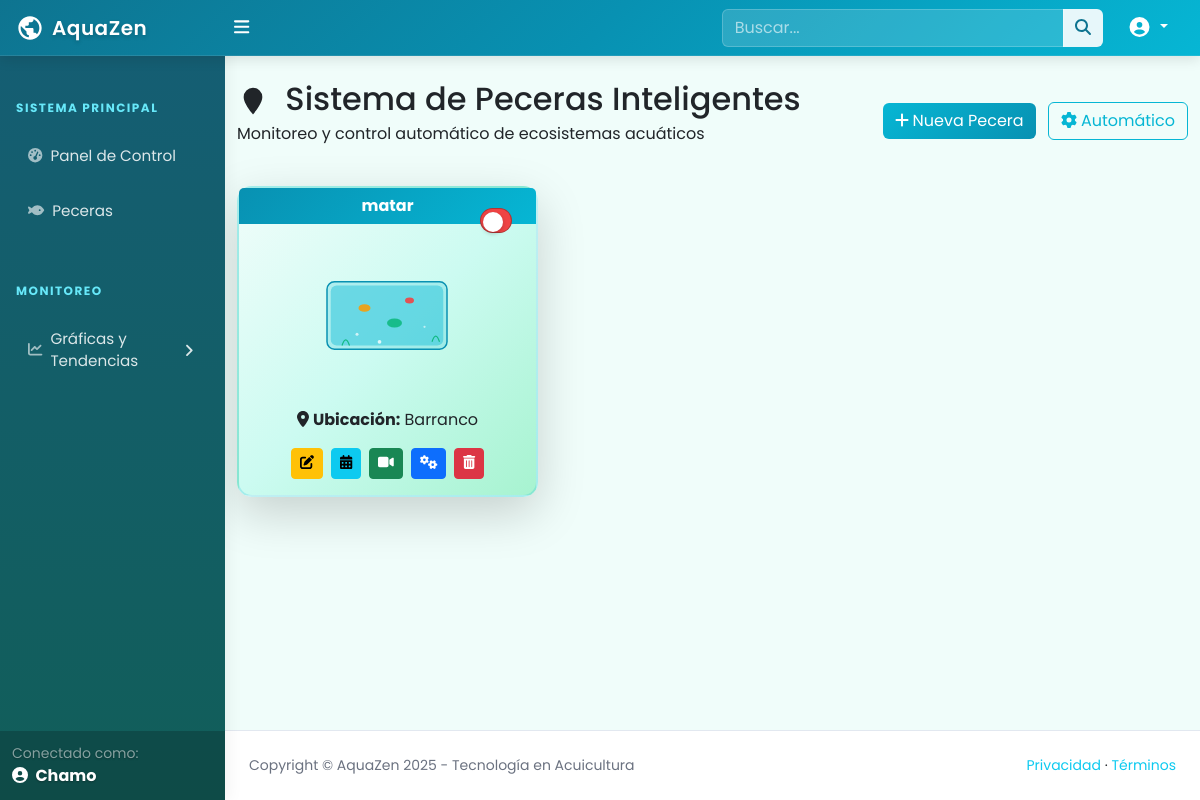
The page /aspersores/ (signed in) on the database its author committed.
### tables this page shows
CREATE TABLE usuarios (
                id_usuario INTEGER PRIMARY KEY AUTOINCREMENT,
                nombre VARCHAR(100) NOT NULL,
                correo VARCHAR(150) UNIQUE NOT NULL,
                contrasena VARCHAR(255) NOT NULL,
                tipo_usuario TEXT CHECK(tipo_usuario IN ('admin', 'usuario')) NOT NULL DEFAULT 'usuario',
                fecha_creacion TIMESTAMP DEFAULT CURRENT_TIMESTAMP
            );

CREATE TABLE aspersores (
                id_aspersor INTEGER PRIMARY KEY AUTOINCREMENT,
                id_usuario INTEGER NOT NULL,
                nombre VARCHAR(100) NOT NULL,
                ubicacion VARCHAR(255),
                estado TEXT CHECK(estado IN ('activo', 'inactivo')) NOT NULL DEFAULT 'inactivo',
                fecha_creacion TIMESTAMP DEFAULT CURRENT_TIMESTAMP, camera_url VARCHAR(255),
                FOREIGN KEY (id_usuario) REFERENCES usuarios(id_usuario) ON DELETE CASCADE
            );

### app.py (the view)
@app.route('/aspersores/', defaults={'id_usuario': None}, methods=['GET'])
@app.route('/aspersores/<int:id_usuario>', methods=['GET'])
def aspersores(id_usuario):
    if 'id_usuario' not in session:
        return redirect(url_for('login'))
    tipo_usuario = session['tipo_usuario']
    usuario_actual = session['id_usuario']
    print(f"DEBUG - Accediendo a aspersores. Usuario: {usuario_actual}, Tipo: {tipo_usuario}, ID solicitado: {id_usuario}")
    if id_usuario is None:
        if tipo_usuario == 'admin':
            id_usuario = 'all'  # Marcador para mostrar todos
        else:
            id_usuario = usuario_actual  # Usuario normal solo ve los suyos
    elif tipo_usuario != 'admin' and id_usuario != usuario_actual:
        flash('No tienes permiso para ver estos aspersores.', 'error')
        return redirect(url_for('aspersores'))
    connection = get_db_connection()
    if not connection:
        flash('Error al conectar con la base de datos.', 'error')
        return redirect(url_for('aspersores'))
    try:
        cursor = connection.cursor()
        if id_usuario == 'all':
            print("DEBUG - Admin viendo TODOS los aspersores")
            cursor.execute("""
                SELECT a.id_aspersor, a.nombre, a.ubicacion, a.estado, a.id_usuario, a.camera_url, u.nombre as nombre_usuario
                FROM aspersores a
                LEFT JOIN usuarios u ON a.id_usuario = u.id_usuario
                ORDER BY a.id_usuario, a.id_aspersor
            """)
            aspersores = cursor.fetchall()
            mostrar_todos = True
        else:
            print(f"DEBUG - Mostrando aspersores del usuario {id_usuario}")
            cursor.execute("""
                SELECT a.id_aspersor, a.nombre, a.ubicacion, a.estado, a.id_usuario, a.camera_url, u.nombre as nombre_usuario
                FROM aspersores a
                LEFT JOIN usuarios u ON a.id_usuario = u.id_usuario
                WHERE a.id_usuario = ?
                ORDER BY a.id_aspersor
            """, (id_usuario,))
            aspersores = cursor.fetchall()
            mostrar_todos = False
        cursor.close()
        connection.close()
        print(f"DEBUG - Se encontraron {len(aspersores)} aspersores")
        id_usuario_visto = None if mostrar_todos else id_usuario
        return render_template('sprinklers.html',
                       aspersores=aspersores,
                       nombre_usuario=session['nombre_usuario'],
                       tipo_usuario=tipo_usuario,
                       mostrar_todos=mostrar_todos,
                       id_usuario_visto=id_usuario_visto)
    except Exception as e:
        print(f"Error al obtener aspersores: {e}")
        flash('Error al obtener los aspersores.', 'error')
        return redirect(url_for('aspersores'))

### app.py (called while the page is built)
@app.context_processor
def inject_user_context():
    return {
        'tipo_usuario': session.get('tipo_usuario'),
        'nombre_usuario': session.get('nombre_usuario'),
        'camera_default_url': CAMERA_DEFAULT_URL
    }

def get_db_connection():
    try:
        connection = sqlite3.connect(DATABASE)
        connection.row_factory = sqlite3.Row  # Para acceder a columnas por nombre
        return connection
    except Exception as e:
        print(f"Error al conectar a la base de datos: {e}")
        return None

### templates/sprinklers.html (shortened to what this page needs)
{% extends "base2.html" %}
{% block content %}
                <div class="container mt-4">
                    <div class="d-flex justify-content-between align-items-center mb-4">
                        <div>
                            <h1 class="h2 text-cyan-800 mb-1">
                                <svg class="w-8 h-8 me-2 d-inline" fill="currentColor" viewBox="0 0 24 24" width="32" height="32">
                                    <path d="M12,6.5A2.5,2.5 0 0,1 14.5,9A2.5,2.5 0 0,1 12,11.5A2.5,2.5 0 0,1 9.5,9A2.5,2.5 0 0,1 12,6.5M12,2A7,7 0 0,1 19,9C19,14.25 12,22 12,22C12,22 5,14.25 5,9A7,7 0 0,1 12,2Z"/>
                                </svg>
                                Sistema de Peceras Inteligentes
                            </h1>
                            <p class="text-cyan-600">Monitoreo y control automático de ecosistemas acuáticos</p>
                        </div>
                        <div>
                            <button class="btn btn-gradient me-2" data-bs-toggle="modal" data-bs-target="#registrarAspersorModal" style="background: linear-gradient(135deg, #06b6d4 0%, #0891b2 100%); color: white; border: none;">
                                <i class="fas fa-plus me-1"></i>Nueva Pecera
                            </button>
                            <button class="btn btn-outline-cyan" id="modoAutomaticoManual" style="border-color: #06b6d4; color: #06b6d4;">
                                <i class="fas fa-cog me-1"></i>Automático
                            </button>
                        </div>
                    </div>
                    <div class="row">
                        {% for aspersor in aspersores %}
                        <div class="col-lg-4 col-md-6 mb-4">
                            <div class="card pecera-card h-100 shadow-lg">
                                <div class="card-header text-center" style="background: linear-gradient(135deg, #0891b2 0%, #06b6d4 100%); color: white; border: none;">
                                    <h6 class="mb-0 fw-bold">{{ aspersor.nombre }}</h6>
                                </div>
                                <div class="d-flex justify-center py-4">
                                </div>
                                <div class="card-body text-center">
                                    <p class="text-cyan-700 mb-2"><i class="fas fa-map-marker-alt me-1"></i><strong>Ubicación:</strong> {{ aspersor.ubicacion }}</p>
                                    <div class="position-absolute top-0 end-0 p-3">
                                        <div class="form-check form-switch">
                                            <input
                                                class="form-check-input estado-switch custom-switch"
                                                type="checkbox"
                                                role="switch"
                                                id="estadoSwitch{{ aspersor.id_aspersor }}"
                                                data-id="{{ aspersor.id_aspersor }}">
                                        </div>
                                    </div>
                                    <div class="d-flex justify-content-center mt-3 gap-2">
                                        <button class="btn btn-warning btn-sm editar-aspersor" data-id="{{aspersor.id_aspersor}}" data-nombre="{{aspersor.nombre}}" data-ubicacion="{{aspersor.ubicacion}}" data-camera-url="{{aspersor.camera_url or ''}}" data-bs-toggle="modal" data-bs-target="#editarAspersorModal" title="Editar Pecera">
                                            <i class="fas fa-edit"></i>
                                        </button>
                                        <button class="btn btn-info btn-sm" onclick="window.location.href='/calendar/{{ aspersor.id_aspersor}}'" title="Programar Alimentación">
                                            <i class="fas fa-calendar-alt"></i>
                                        </button>
                                        <button class="btn btn-success btn-sm" onclick="window.location.href='/camara/{{ aspersor.id_aspersor}}'" title="Ver Cámara en Vivo">
                                            <i class="fas fa-video"></i>
                                        </button>
                                        <button class="btn btn-primary btn-sm" data-bs-toggle="modal" data-bs-target="#controlMotoresModal{{ aspersor.id_aspersor }}" title="Control de Motores">
                                            <i class="fas fa-cogs"></i>
                                        </button>
                                        <button class="btn btn-danger btn-sm eliminar-aspersor" data-id="{{aspersor.id_aspersor}}" title="Eliminar Pecera">
                                            <i class="fas fa-trash-alt"></i>
                                        </button>
                                    </div>
                                </div>
                            </div>
                        </div>
                        {% endfor %}
                    </div>
                </div>
            </main>
{% endblock %}

### templates/base2.html (shortened to what this page needs)
<!DOCTYPE html>
<html lang="es">
    <head>
        <link href="https://cdn.jsdelivr.net/npm/simple-datatables@7.1.2/dist/style.min.css" rel="stylesheet" />
        <link href="{{ url_for('static', filename='css/styles.css') }}" rel="stylesheet" />
        <link href="{{ url_for('static', filename='css/aquazen-theme.css') }}" rel="stylesheet" />
    </head>
    <body class="sb-nav-fixed">
        <nav class="sb-topnav navbar navbar-expand navbar-dark">
            <a class="navbar-brand ps-3 d-flex align-items-center" href="{{ url_for('dashboard') }}">
                <span>AquaZen</span>
            </a>
            <button class="btn btn-link btn-sm order-1 order-lg-0 me-4 me-lg-0 text-white" id="sidebarToggle" href="#!"><i class="fas fa-bars fa-lg"></i></button>
            <form class="d-none d-md-inline-block form-inline ms-auto me-0 me-md-3 my-2 my-md-0">
                <div class="input-group">
                    <input class="form-control form-control-search" type="text" placeholder="Buscar..." aria-label="Search for..." aria-describedby="btnNavbarSearch" />
                    <button class="btn btn-search" id="btnNavbarSearch" type="button"><i class="fas fa-search"></i></button>
                </div>
            </form>
            <ul class="navbar-nav ms-auto ms-md-0 me-3 me-lg-4">
                <li class="nav-item dropdown">
                    <a class="nav-link dropdown-toggle text-white" id="navbarDropdown" href="#" role="button" data-bs-toggle="dropdown" aria-expanded="false">
                        <i class="fas fa-user-circle fa-lg fa-fw"></i>
                    </a>
                </li>
            </ul>
        </nav>
        <div id="layoutSidenav">
            <div id="layoutSidenav_nav">
                <nav class="sb-sidenav accordion" id="sidenavAccordion">
                    <div class="sb-sidenav-menu">
                        <div class="nav">
                            <div class="sb-sidenav-menu-heading">Sistema Principal</div>
                            <a class="nav-link" href="{{ url_for('dashboard') }}">
                                <div class="sb-nav-link-icon"><i class="fas fa-tachometer-alt"></i></div>
                                Panel de Control
                            </a>
                            <a class="nav-link" href="{{ url_for('aspersores') }}">
                                <div class="sb-nav-link-icon"><i class="fas fa-fish"></i></div>
                                Peceras
                            </a>
                            <div class="sb-sidenav-menu-heading">Monitoreo</div>
                            <div class="nav-item">
                                <a class="nav-link collapsed" href="#" data-bs-toggle="collapse" data-bs-target="#chartsSubmenu" aria-expanded="false" aria-controls="chartsSubmenu">
                                    <div class="sb-nav-link-icon"><i class="fas fa-chart-line"></i></div>
                                    Gráficas y Tendencias
                                    <div class="sb-sidenav-collapse-arrow"><i class="fas fa-angle-down"></i></div>
                                </a>
                            </div>
                        </div>
                    </div>
                    <div class="sb-sidenav-footer text-white" style="background: rgba(0,0,0,0.2);">
                        <div class="small text-white-50">Conectado como:</div>
                        <div class="fw-bold"><i class="fas fa-user-circle me-1"></i> {{ nombre_usuario }}</div>
                    </div>
                </nav>
            </div>
            <div id="layoutSidenav_content">
                <main>
                    {% block content %}{% endblock %}
                <footer class="py-4 mt-auto">
                    <div class="container-fluid px-4">
                        <div class="d-flex align-items-center justify-content-between small">
                            <div class="text-muted">Copyright &copy; AquaZen 2025 - Tecnología en Acuicultura</div>
                            <div>
                                <a href="#" class="text-decoration-none text-info">Privacidad</a>
                                &middot;
                                <a href="#" class="text-decoration-none text-info">Términos</a>
                            </div>
                        </div>
                    </div>
                </footer>
            </div>
        </div>
    </body>
</html>

### static/css/aquazen-theme.css (style rules this page uses)
:root { --ocean-deep: #0c4a6e; --ocean-primary: #0e7490; --ocean-secondary: #0891b2; --ocean-light: #06b6d4; --ocean-bright: #67e8f9; --ocean-mist: #cffafe; --ocean-foam: #f0fdfa; --ocean-success: #10b981; --ocean-warning: #fbbf24; --ocean-danger: #ef4444; --ocean-text-dark: #164e63; --ocean-text-light: #0891b2; }
.text-white { color: white !important; text-shadow: 0 1px 2px rgba(0, 0, 0, 0.3); }
.small { color: inherit; }
.text-muted { color: #6b7280 !important; }

### templates/base2.html (style rules this page uses)
body { font-family: 'Poppins', sans-serif; background-color: #f0fdfa; }
.sb-topnav { background: linear-gradient(135deg, #0e7490 0%, #0891b2 50%, #06b6d4 100%); box-shadow: 0 4px 12px rgba(0,0,0,0.1); border-bottom: 1px solid rgba(255,255,255,0.1); }
.navbar-brand { font-weight: 600; letter-spacing: 0.5px; text-shadow: 0 2px 4px rgba(0,0,0,0.2); }
.sb-sidenav { background: linear-gradient(180deg, #155e75 0%, #115e59 100%) !important; box-shadow: 4px 0 15px rgba(0,0,0,0.05); }
.sb-sidenav-menu-heading { color: #67e8f9 !important; text-transform: uppercase; font-size: 0.75rem; font-weight: 700; letter-spacing: 1.5px; margin-top: 15px; }
.sb-sidenav .nav-link { color: rgba(255,255,255,0.85) !important; margin: 4px 12px; border-radius: 8px; transition: all 0.3s ease; font-weight: 400; font-size: 0.95rem; }
.sb-sidenav .nav-link .sb-nav-link-icon { color: rgba(255,255,255,0.6); transition: color 0.3s ease; }
footer { background: white !important; border-top: 1px solid #e2e8f0; }
.form-control-search { background: rgba(255,255,255,0.15); border: 1px solid rgba(255,255,255,0.2); color: white; }
.form-control-search::placeholder { color: rgba(255,255,255,0.6); }
.btn-search { background: rgba(255,255,255,0.9); color: #0e7490; border: none; }

### templates/sprinklers.html (style rules this page uses)
.custom-switch { width: 60px; height: 25px; background-color: #ef4444; border-radius: 30px; position: relative; appearance: none; cursor: pointer; outline: none; transition: background-color 0.3s ease-in-out; }
.custom-switch::before { content: ''; width: 20px; height: 20px; background-color: white; border-radius: 50%; position: absolute; top: 2.5px; left: 2.5px; transition: transform 0.3s ease-in-out; box-shadow: 0 2px 4px rgba(0,0,0,0.2); }
.pecera-card { transition: transform 0.3s ease, box-shadow 0.3s ease; border: 2px solid rgba(6, 182, 212, 0.2); border-radius: 15px; background: linear-gradient(135deg, #f0fdfa 0%, #ccfbf1 50%, #a7f3d0 100%); }

### rows shown on the page
usuarios: nombre "Chamo"
aspersores: nombre "matar", ubicacion "Barranco"
